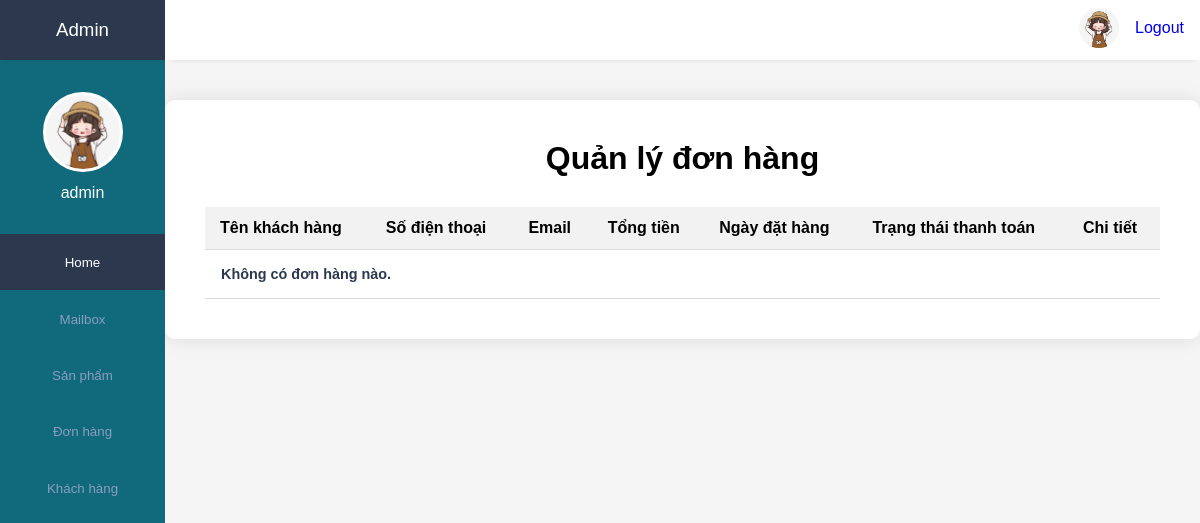
The app's page /admin/index.php?act=qldonhang (signed in), older data.
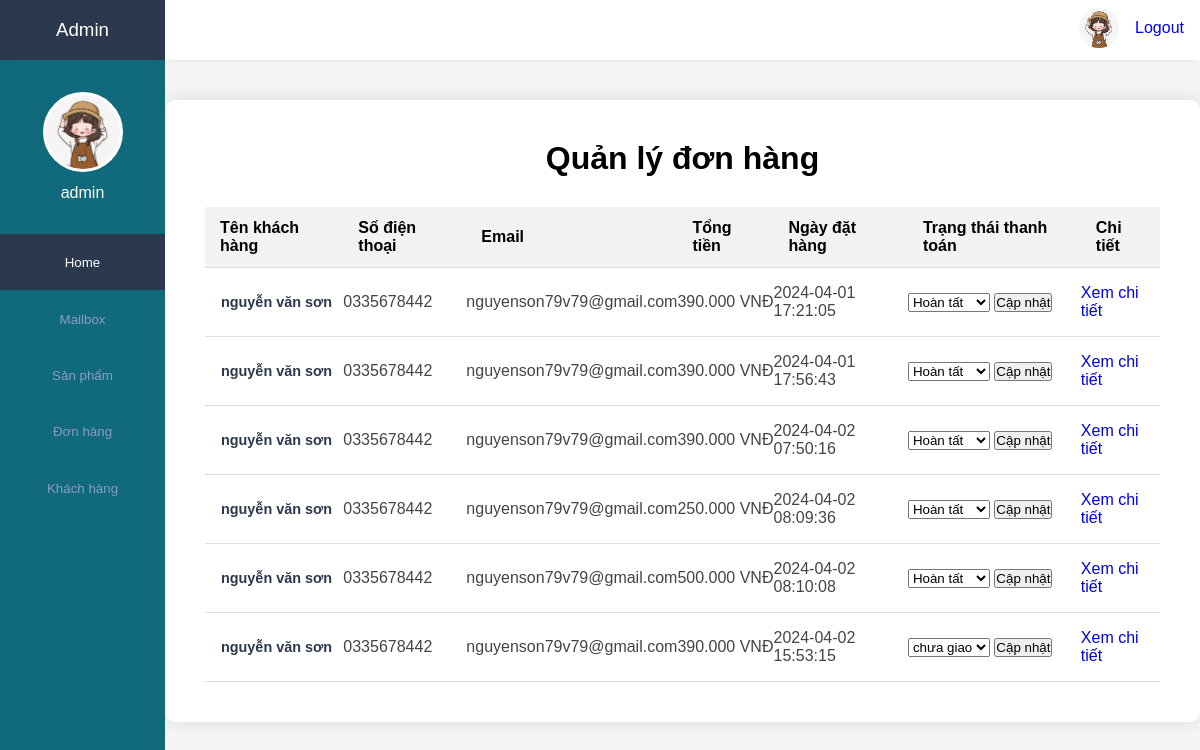
The same page, newer data.
### tables this page shows
CREATE TABLE `orders` (
  `id` int(100) NOT NULL,
  `user_id` int(100) NOT NULL,
  `name` varchar(100) NOT NULL,
  `number` varchar(12) NOT NULL,
  `email` varchar(100) NOT NULL,
  `method` varchar(50) NOT NULL,
  `address` varchar(500) NOT NULL,
  `total_products` varchar(1000) NOT NULL,
  `total_price` int(100) NOT NULL,
  `placed_on` varchar(50) NOT NULL,
  `payment_status` varchar(20) NOT NULL DEFAULT 'pending',
  `order_status` text NOT NULL
);

### admin/view/qldonhang.php (the view, shortened to what this page needs)
<?php
$conn = mysqli_connect('localhost','root','','dbtrangsuc') or die('Kết nối thất bại');
$sql = "SELECT o.id, o.name, o.number, o.email, o.total_price, o.placed_on, o.payment_status
       FROM orders o";
$result = mysqli_query($conn, $sql);
?>
<!DOCTYPE html>
<html>
<head>
    <link rel="stylesheet" href="https://cdnjs.cloudflare.com/ajax/libs/font-awesome/5.15.3/css/all.min.css">
</head>
<body>
    <div class="container">
        <h1>Quản lý đơn hàng</h1>
        <table>
            <tr>
                <th>Tên khách hàng</th>
                <th>Số điện thoại</th>
                <th>Email</th>
                <th>Tổng tiền</th>
                <th>Ngày đặt hàng</th>
                <th>Trạng thái thanh toán</th>
                <th>Chi tiết</th>
            </tr>
            <?php if (mysqli_num_rows($result) > 0) { ?>
                <?php while ($row = mysqli_fetch_assoc($result)) { ?>
                    <tr>
                        <td><?php echo $row["name"]; ?></td>
                        <td><?php echo $row["number"]; ?></td>
                        <td><?php echo $row["email"]; ?></td>
                        <td><?php echo number_format($row["total_price"], 0, ',', '.') . " VNĐ"; ?></td>
                        <td><?php echo $row["placed_on"]; ?></td>
                        <td>
                            <form class="status-form" method="post" action="view/update_order_status.php">
                                <select name="payment_status">
                                    <option value="chưa giao" <?php if ($row['payment_status'] == 'chưa giao') echo 'selected'; ?>>chưa giao</option>
                                    <option value="đã giao" <?php if ($row['payment_status'] == 'đã giao') echo 'selected'; ?>>Hoàn tất</option>
                                </select>
                                <button type="submit">Cập nhật</button>
                            </form>
                        </td>
                        <td><a href="view/order_details.php?id=<?php echo $row['id']; ?>">Xem chi tiết</a></td>
                    </tr>
                <?php } ?>
            <?php } else { ?>
                <tr>
                    <td colspan="7">Không có đơn hàng nào.</td>
                </tr>
            <?php } ?>
        </table>
    </div>
</body>
</html>

### admin/view/header.php (shortened to what this page needs)
<!DOCTYPE html>
<html lang="en">
<head>
    <link rel="stylesheet" href="../public/css/admin.css">
    <link rel="stylesheet" href="https://maxst.icons8.com/vue-static/landings/line-awesome/line-awesome/1.3.0/css/line-awesome.min.css">
</head>
<body>
    <div class="sidebar">
        <div class="side-header">
            <h3>A<span>dmin</span></h3>
        </div>
        <div class="side-content">
            <div class="profile">
                <a href="../admin/index.php?act=profile"><div class="profile-img bg-img" style="background-image: url(../public/img/avata.png)"></div></a>
                <h4><?php echo $_SESSION['admin_name'] ?></h4>
            </div>
            <div class="side-menu">
                <ul>
                    <li>
                       <a href="../admin/index.php" class="active">
                            <small>Home</small>
                        </a>
                    </li>
                    <li>
                       <a href="../admin/index.php?act=mailbox">
                            <small>Mailbox</small>
                        </a>
                    </li>
                    <li>
                       <a href="../admin/index.php?act=qlsanpham">
                            <small>Sản phẩm</small>
                        </a>
                    </li>
                    <li>
                       <a href="../admin/index.php?act=qldonhang">
                            <small>Đơn hàng</small>
                        </a>
                    </li>
                    <li>
                       <a href="../admin/index.php?act=qltaikhoan">
                            <small>Khách hàng</small>
                        </a>
                    </li>
                </ul>
            </div>
        </div>
    </div>
    <div class="main-content">
        <header>
            <div class="header-content">
                <div class="header-menu">
                    <div class="user">
                        <div class="bg-img" style="background-image: url(../public/img/avata.png)"></div>
                        <a href="../index.php?act=thoat">Logout</a>
                    </div>
                </div>
            </div>
        </header>

### admin/index.php (shortened to what this page needs)
<?php
    include "../admin/view/header.php";
    if(isset($_GET['act'])){
        switch ($_GET['act']) {
            case 'qldonhang':
                include "../admin/view/qldonhang.php";
                break;
        }
    } else{
        include "view/home.php";
    }
?>

### public/css/admin.css (style rules this page uses)
:root { --main-color: #2B384E; --color-dark: #116A7B; --text-grey: #B0B0B0; }
* { margin: 0; padding: 0; text-decoration: none; list-style-type: none; box-sizing: border-box; font-family: 'Merriweather', sans-serif; }
.sidebar { position: fixed; height: 100%; width: 165px; left: 0; bottom: 0; top: 0; z-index: 100; background: var(--color-dark); transition: left 300ms; }
.side-header { box-shadow: 0px 5px 5px -5px rgb(0 0 0 /10%); background: var(--main-color); height: 60px; display: flex; justify-content: center; align-items: center; }
.side-header h3, side-head span { color: white; font-weight: 400; }
.side-content { height: calc(100vh - 60px); overflow: auto; }
.profile { text-align: center; padding: 2rem 0rem; }
.bg-img { background-repeat: no-repeat; background-size: cover; border-radius: 50%; background-size: cover; }
.profile-img { height: 80px; width: 80px; display: inline-block; margin: 0 auto .5rem auto; border: 3px solid white; }
.profile h4 { color: #fff; font-weight: 500; }
.sidebar { overflow-y: auto; }
.side-menu ul { text-align: center; }
.side-menu a { display: block; padding: 1.2rem 0rem; }
.side-menu a.active { background: #2B384E; }
.side-menu a.active span, .side-menu a.active small { color: #fff; }
.side-menu a span, .side-menu a small { color: #899DC1; }
.main-content { margin-left: 165px; width: calc(100% - 165px); transition: margin-left 300ms; }
header { position: fixed; right: 0; top: 0; left: 165px; z-index: 100; height: 60px; box-shadow: 0px 5px 5px -5px rgb(0 0 0 /10%); background: #fff; transition: left 300ms; }
.header-content, .header-menu { display: flex; align-items: center; }
.header-content { justify-content: space-between; padding: 0rem 1rem; }
.header-menu { justify-content: flex-end; padding-top: .5rem; }
.user { display: flex; align-items: center; }
.user div, .client-img { height: 40px; width: 40px; margin-right: 1rem; }
input, button, select { outline: none; }
table { border-collapse: collapse; }
table tbody td { padding: 1rem 0rem; color: #444; }
table tbody td:first-child { padding-left: 1rem; color: var(--main-color); font-weight: 600; font-size: .9rem; }
table tbody tr { border-bottom: 1px solid #dee2e8; }

### admin/view/qldonhang.php (style rules this page uses)
body { font-family: 'Montserrat', sans-serif; background-color: #f5f5f5; margin: 0; padding: 100px 0px 0px 0px }
.container { max-width: 1200px; margin: 0 auto; padding: 40px; background-color: #fff; border-radius: 10px; box-shadow: 0 0 20px rgba(0, 0, 0, 0.1); }
h1 { text-align: center; margin-bottom: 30px; }
table { width: 100%; border-collapse: collapse; }
th, td { padding: 12px 15px; text-align: left; border-bottom: 1px solid #ddd; }
th { background-color: #f2f2f2; }
.status-form { display: inline-block; }

Row changes from the older to the newer data that the page shows:
added orders: name "nguyễn văn sơn", number "0335678442", email "nguyenson79v79@gmail.com", total_price "390.000", placed_on "2024-04-01 17:21:05", payment_status "Hoàn tất"
added orders: name "nguyễn văn sơn", number "0335678442", email "nguyenson79v79@gmail.com", total_price "390.000", placed_on "2024-04-01 17:56:43", payment_status "Hoàn tất"
added orders: name "nguyễn văn sơn", number "0335678442", email "nguyenson79v79@gmail.com", total_price "390.000", placed_on "2024-04-02 07:50:16", payment_status "Hoàn tất"
added orders: name "nguyễn văn sơn", number "0335678442", email "nguyenson79v79@gmail.com", total_price "250.000", placed_on "2024-04-02 08:09:36", payment_status "Hoàn tất"
added orders: name "nguyễn văn sơn", number "0335678442", email "nguyenson79v79@gmail.com", total_price "500.000", placed_on "2024-04-02 08:10:08", payment_status "Hoàn tất"
added orders: name "nguyễn văn sơn", number "0335678442", email "nguyenson79v79@gmail.com", total_price "390.000", placed_on "2024-04-02 15:53:15"
Text that changed along with them:
text no longer shown: "Không có đơn hàng nào."
